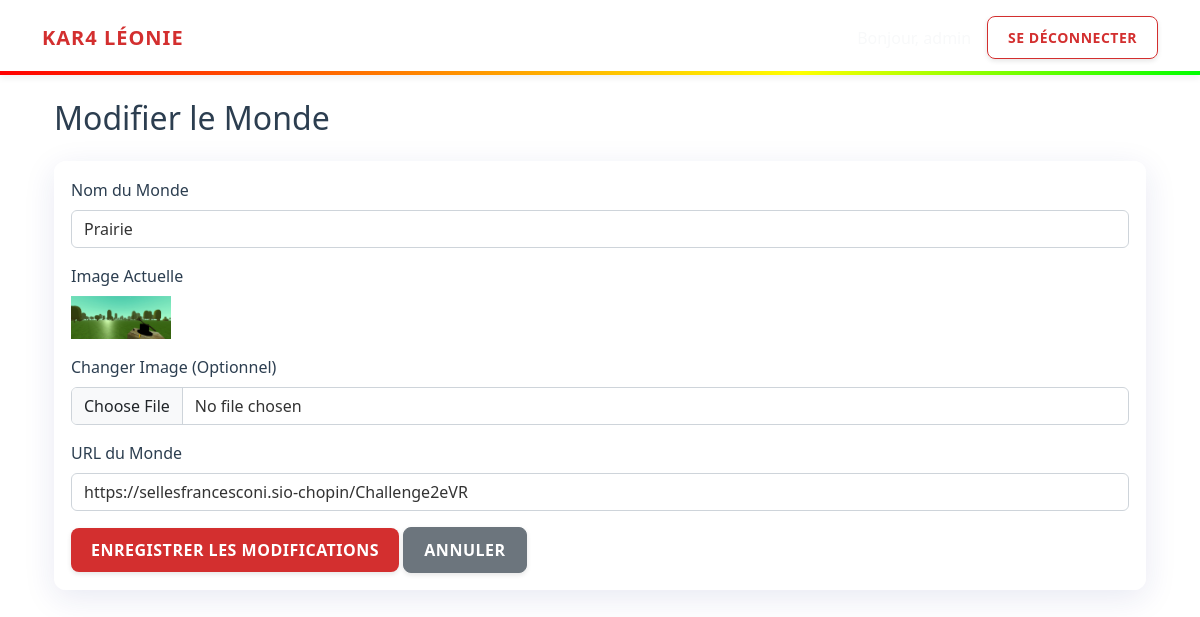
The app's page /index.php?page=admin&action=editWorld&id=3 (signed in) with its own data.
### tables this page shows
CREATE TABLE `world` (
  `idWorld` int(11) NOT NULL,
  `nameWorld` varchar(50) NOT NULL,
  `imgWorld` varchar(255) DEFAULT NULL,
  `urlWorld` varchar(255) DEFAULT NULL
);

### config/db.php (called while the page is built, shortened)
<?php
class Database {
    private $host = "localhost";
    private $db_name = "leonie";
    private $username = "root";
    private $password = "";
    public function getConnection() {
        $this->conn = null;
        try {
            $this->conn = new PDO("mysql:host=" . $this->host . ";dbname=" . $this->db_name, $this->username, $this->password);
            $this->conn->exec("set names utf8");
        } catch(PDOException $exception) {
            echo "Connection error: " . $exception->getMessage();
        }
        return $this->conn;
    }
}

### models/World.php (called while the page is built, shortened)
<?php
class World
{
    private $db;
    public function __construct()
    {
        $this->db = (new Database())->getConnection();
    }
    public function getById($id)
    {
        $sql = "SELECT * FROM world WHERE idWorld = :id";
        $stmt = $this->db->prepare($sql);
        $stmt->bindParam(':id', $id);
        $stmt->execute();
        return $stmt->fetch(PDO::FETCH_ASSOC);
    }
}

### views/admin/edit_world.php (the view, shortened to what this page needs)
<?php include 'views/layouts/header.php'; ?>
<div class="container">
    <h2 class="mb-4">Modifier le Monde</h2>
    <div class="card">
        <div class="card-body">
            <form action="index.php?page=admin&action=updateWorld" method="POST" enctype="multipart/form-data">
                <div class="mb-3">
                    <label for="name" class="form-label">Nom du Monde</label>
                    <input type="text" class="form-control" id="name" name="name"
                        value="<?= htmlspecialchars($world['nameWorld']) ?>" required>
                </div>
                <div class="mb-3">
                    <label class="form-label">Image Actuelle</label>
                    <br>
                    <img src="<?= $world['imgWorld'] ?>" alt="World" width="100">
                </div>
                <div class="mb-3">
                    <label for="image" class="form-label">Changer Image (Optionnel)</label>
                    <input type="file" class="form-control" id="image" name="image" accept="image/*">
                </div>
                <div class="mb-3">
                    <label for="url" class="form-label">URL du Monde</label>
                    <input type="text" class="form-control" id="url" name="url"
                        value="<?= htmlspecialchars($world['urlWorld'] ?? '') ?>">
                </div>
                <button type="submit" class="btn btn-primary">Enregistrer les modifications</button>
                <a href="index.php?page=admin&action=dashboard" class="btn btn-secondary">Annuler</a>
            </form>
        </div>
    </div>
</div>
<?php include 'views/layouts/footer.php'; ?>

### views/layouts/header.php (style rules this page uses)
:root { --christmas-red: #d32f2f; --pine-green: #388e3c; --snow-white: #ffffff; --gold: #fbc02d; --dark-text: #2c3e50; }
body { background: url('https://images.unsplash.com/photo-1491002052546-bf38f186af56?q=80&w=2608&auto=format&fit=crop') no-repeat center center fixed; background-size: cover; min-height: 100vh; font-family: 'Segoe UI', sans-serif; color: var(--dark-text); }
body::before { content: ''; position: fixed; top: 0; left: 0; right: 0; bottom: 0; background: rgba(255, 255, 255, 0.4); z-index: -1; }
.card { border: 1px solid rgba(255, 255, 255, 0.6); border-radius: 12px; box-shadow: 0 8px 32px rgba(31, 38, 135, 0.1); background: rgba(255, 255, 255, 0.85); backdrop-filter: blur(8px); color: var(--dark-text); }
.form-control { background-color: rgba(255, 255, 255, 0.9); border: 1px solid #ced4da; color: #333; }
.btn { border-radius: 8px; text-transform: uppercase; font-weight: 600; letter-spacing: 0.5px; padding: 10px 20px; box-shadow: 0 2px 5px rgba(0,0,0,0.1); transition: all 0.2s; }
.btn-primary { background-color: var(--christmas-red); border: none; }

### records on screen
world: name "Prairie", imgWorld (picture), url "https://sellesfrancesconi.sio-chopin/Challenge2eVR"
